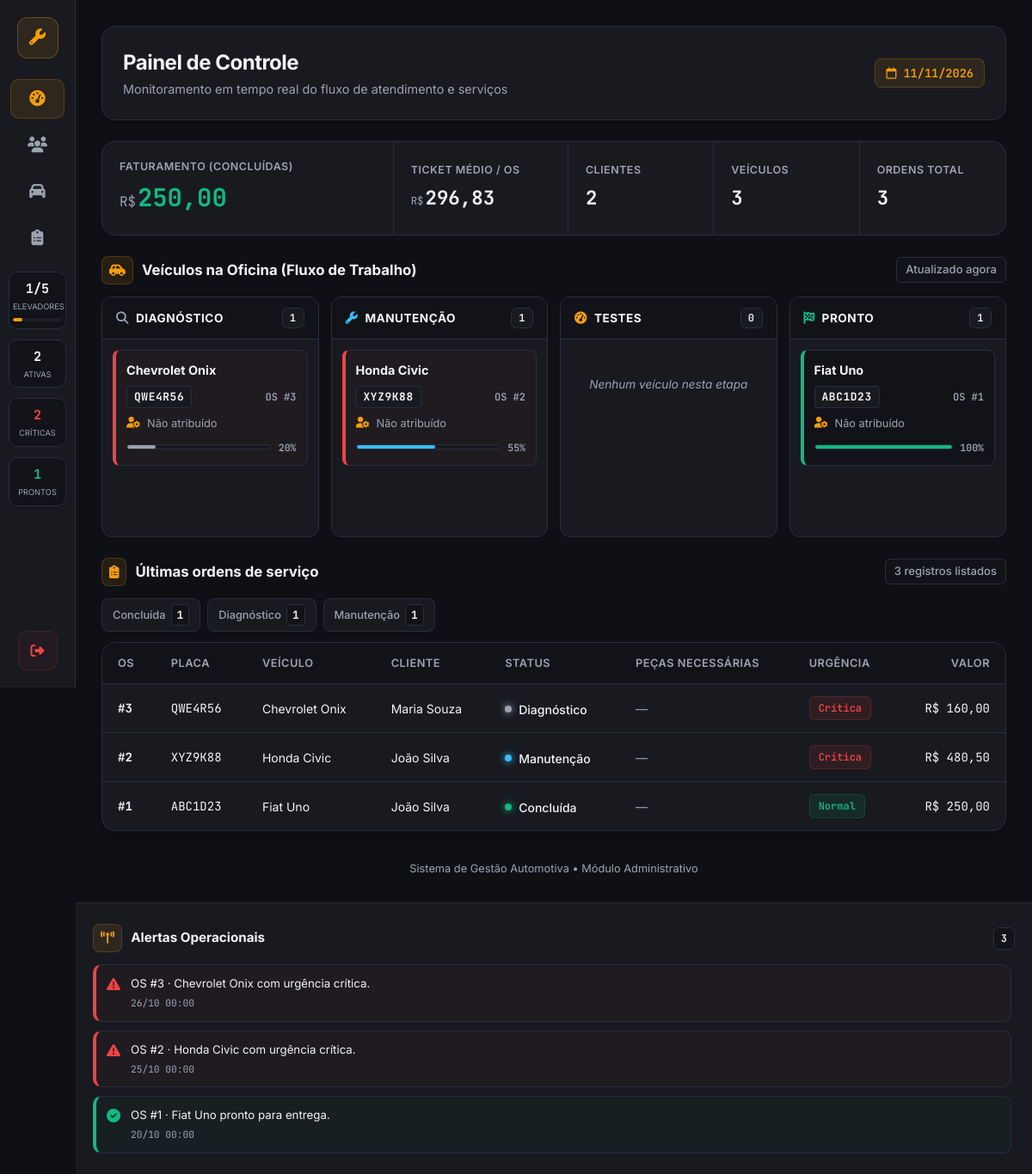
/index.php (signed in), run on the app's committed database.
### tables this page shows
CREATE TABLE IF NOT EXISTS ordens_servico (
    id INT AUTO_INCREMENT PRIMARY KEY,
    veiculo_id INT NOT NULL,
    descricao VARCHAR(255) NOT NULL,
    valor DECIMAL(10,2) NOT NULL,
    status VARCHAR(20) NOT NULL DEFAULT 'Diagnóstico',
    data_entrada DATE NOT NULL,
    FOREIGN KEY (veiculo_id) REFERENCES veiculos(id)
);

CREATE TABLE IF NOT EXISTS clientes (
    id INT AUTO_INCREMENT PRIMARY KEY,
    nome VARCHAR(100) NOT NULL,
    telefone VARCHAR(20) NOT NULL,
    email VARCHAR(100)
);

### index.php (the view, shortened to what this page needs)
<?php
require_once "conexao.php";
$ELEVADORES_TOTAL = 5;
$totalClientes = $pdo->query("SELECT COUNT(*) FROM clientes")->fetchColumn();
$totalVeiculos = $pdo->query("SELECT COUNT(*) FROM veiculos")->fetchColumn();
$totalOrdens = $pdo->query("SELECT COUNT(*) FROM ordens_servico")->fetchColumn();
$faturamento = $pdo->query("SELECT COALESCE(SUM(valor), 0) FROM ordens_servico WHERE status = 'Concluída'")->fetchColumn();
$ticketMedio = $pdo->query("SELECT COALESCE(AVG(valor), 0) FROM ordens_servico")->fetchColumn();
$porStatus = $pdo->query("SELECT status, COUNT(*) AS total FROM ordens_servico GROUP BY status")->fetchAll(PDO::FETCH_ASSOC);
$ETAPAS = [
    'diagnostico' => ['nome' => 'Diagnóstico', 'icone' => 'fa-magnifying-glass', 'pct' => 20],
    'manutencao'  => ['nome' => 'Manutenção',  'icone' => 'fa-wrench',             'pct' => 55],
    'testes'      => ['nome' => 'Testes',      'icone' => 'fa-gauge-high',         'pct' => 85],
    'pronto'      => ['nome' => 'Pronto',      'icone' => 'fa-flag-checkered',     'pct' => 100],
];
$ordens = $pdo->query(
    "SELECT o.*, c.nome AS cliente_nome
       FROM ordens_servico o
       JOIN veiculos v ON v.id = o.veiculo_id
       JOIN clientes c ON c.id = v.cliente_id
     ORDER BY o.id DESC
     LIMIT 200"
)->fetchAll(PDO::FETCH_ASSOC);
$URG_ROTULO = ['crit' => 'Crítica', 'aten' => 'Atenção', 'norm' => 'Normal', 'nd' => '—'];
$quadro = ['diagnostico' => [], 'manutencao' => [], 'testes' => [], 'pronto' => []];
$prontosRecentes = [];
foreach ($ordens as $o) {
    if ($o['_etapa'] === 'pronto') {
        $prontosRecentes[] = $o;
    }
    $quadro[$o['_etapa']][] = $o;
}
$ativas = count($quadro['diagnostico']) + count($quadro['manutencao']) + count($quadro['testes']);
$ocupados = min($ELEVADORES_TOTAL, count($quadro['manutencao']) + count($quadro['testes']));
$criticas = 0;
foreach (['diagnostico', 'manutencao', 'testes'] as $e) {
    foreach ($quadro[$e] as $o) if ($o['_urg'] === 'crit') $criticas++;
}
$hoje = date('Y-m-d');
$ordensDia = array_values(array_filter($ordens, function ($o) use ($hoje) {
    return $o['_ts'] !== null && date('Y-m-d', $o['_ts']) === $hoje;
}));
$tituloTabela = 'Ordens de serviço do dia';
if (count($ordensDia) === 0) {
    $ordensDia = array_slice($ordens, 0, 12);
    $tituloTabela = 'Últimas ordens de serviço';
}
$avisos = [];
foreach ($ordens as $o) {
    if (in_array($o['_etapa'], ['pronto', 'cancelado'])) continue;
    $ref = 'OS #' . $o['id'] . ' · ' . $o['_modelo'];
    $quando = $o['_ts'] ? date('d/m H:i', $o['_ts']) : '';
    if ($o['_urg'] === 'crit') {
        $avisos[] = ['n' => 0, 'cls' => 'bad', 'ico' => 'fa-triangle-exclamation', 'txt' => $ref . ' com urgência crítica.', 'quando' => $quando];
    }
}
foreach ($prontosRecentes as $o) {
    $avisos[] = ['n' => 2, 'cls' => 'ok', 'ico' => 'fa-circle-check', 'txt' => 'OS #' . $o['id'] . ' · ' . $o['_modelo'] . ' pronto para entrega.', 'quando' => $o['_ts'] ? date('d/m H:i', $o['_ts']) : ''];
}
usort($avisos, function ($a, $b) { return $a['n'] <=> $b['n']; });
$avisos = array_slice($avisos, 0, 8);
function moeda($n) { return number_format((float)$n, 2, ',', '.'); }
?>
<!DOCTYPE html>
<html lang="pt-br">
<head>
    <link rel="stylesheet" href="https://cdnjs.cloudflare.com/ajax/libs/font-awesome/6.5.1/css/all.min.css">
</head>
<body>
<div class="app">
    <aside class="rail">
        <a href="index.php" class="rail-logo" title="Oficina Mecânica" aria-label="Oficina Mecânica"><i class="fa-solid fa-wrench"></i></a>
        <nav class="rail-nav" aria-label="Navegação principal">
            <a href="index.php" class="active" title="Painel" aria-label="Painel" aria-current="page"><i class="fa-solid fa-gauge-high"></i></a>
            <a href="clientes/listar.php" title="Clientes" aria-label="Clientes"><i class="fa-solid fa-users"></i></a>
            <a href="veiculos/listar.php" title="Veículos" aria-label="Veículos"><i class="fa-solid fa-car"></i></a>
            <a href="ordens/listar.php" title="Ordens de Serviço" aria-label="Ordens de Serviço"><i class="fa-solid fa-clipboard-list"></i></a>
        </nav>
        <div class="gauges">
            <div class="gauge" title="Elevadores ocupados: <?= $ocupados ?>/<?= $ELEVADORES_TOTAL ?>">
                <b><?= $ocupados ?>/<?= $ELEVADORES_TOTAL ?></b>
                <span>Elevadores</span>
                <i><s style="width: <?= $ELEVADORES_TOTAL > 0 ? round($ocupados / $ELEVADORES_TOTAL * 100) : 0 ?>%"></s></i>
            </div>
            <div class="gauge" title="Ordens em andamento">
                <b><?= $ativas ?></b>
                <span>Ativas</span>
            </div>
            <div class="gauge <?= $criticas > 0 ? 'bad' : '' ?>" title="Ordens com urgência crítica">
                <b><?= $criticas ?></b>
                <span>Críticas</span>
            </div>
            <div class="gauge ok" title="Prontos para entrega">
                <b><?= count($quadro['pronto']) ?></b>
                <span>Prontos</span>
            </div>
        </div>
        <a href="logout.php" class="rail-out" title="Sair do Sistema" aria-label="Sair"><i class="fa-solid fa-right-from-bracket"></i></a>
    </aside>
    <main class="main">
        <div class="head">
            <div>
                <h1>Painel de Controle</h1>
                <p>Monitoramento em tempo real do fluxo de atendimento e serviços</p>
            </div>
            <div class="data"><i class="fa-regular fa-calendar"></i> <?= date('d/m/Y') ?></div>
        </div>
        <section class="kpis" aria-label="Resumo Financeiro e Cadastral">
            <div class="kpi big">
                <div class="l">Faturamento (Concluídas)</div>
                <div class="n"><small>R$</small><?= moeda($faturamento) ?></div>
            </div>
            <div class="kpi">
                <div class="l">Ticket Médio / OS</div>
                <div class="n"><small>R$</small><?= moeda($ticketMedio) ?></div>
            </div>
            <div class="kpi">
                <div class="l">Clientes</div>
                <div class="n"><?= (int)$totalClientes ?></div>
            </div>
            <div class="kpi">
                <div class="l">Veículos</div>
                <div class="n"><?= (int)$totalVeiculos ?></div>
            </div>
            <div class="kpi">
                <div class="l">Ordens Total</div>
                <div class="n"><?= (int)$totalOrdens ?></div>
            </div>
        </section>
        <section>
            <div class="sec-title">
                <i class="fa-solid fa-car-side"></i> Veículos na Oficina (Fluxo de Trabalho)
                <span class="aux">Atualizado agora</span>
            </div>
            <div class="board">
                <?php foreach ($ETAPAS as $chave => $et): ?>
                    <div class="col e-<?= $chave ?>">
                        <div class="col-head">
                            <i class="fa-solid <?= $et['icone'] ?>"></i> <?= $et['nome'] ?>
                            <span class="qtd"><?= count($quadro[$chave]) ?></span>
                        </div>
                        <div class="col-body">
                            <?php if (count($quadro[$chave]) === 0): ?>
                                <div class="vazio">Nenhum veículo nesta etapa</div>
                            <?php endif; ?>
                            <?php foreach ($quadro[$chave] as $o): ?>
                                <article class="car <?= $o['_urg'] === 'crit' && $chave !== 'pronto' ? 'crit' : '' ?>">
                                    <div class="m" title="<?= htmlspecialchars($o['_modelo']) ?>"><?= htmlspecialchars($o['_modelo']) ?></div>
                                    <div class="row">
                                        <span class="plate"><?= htmlspecialchars($o['_placa']) ?></span>
                                        <span class="os">OS #<?= (int)$o['id'] ?></span>
                                    </div>
                                    <div class="mec"><i class="fa-solid fa-user-gear"></i> <?= htmlspecialchars($o['_mecanico']) ?></div>
                                    <div class="prog">
                                        <div class="bar"><span style="width: <?= $et['pct'] ?>%"></span></div>
                                        <em><?= $et['pct'] ?>%</em>
                                    </div>
                                </article>
                            <?php endforeach; ?>
                        </div>
                    </div>
                <?php endforeach; ?>
            </div>
        </section>
        <section>
            <div class="sec-title">
                <i class="fa-solid fa-clipboard-list"></i> <?= $tituloTabela ?>
                <span class="aux"><?= count($ordensDia) ?> registros listados</span>
            </div>
            <?php if (count($porStatus) > 0): ?>
                <div class="chips">
                    <?php foreach ($porStatus as $s): ?>
                        <span class="chip"><?= htmlspecialchars($s['status']) ?><b><?= (int)$s['total'] ?></b></span>
                    <?php endforeach; ?>
                </div>
            <?php endif; ?>
            <div class="box tbl-wrap">
                <table>
                    <thead>
                        <tr>
                            <th>OS</th>
                            <th>Placa</th>
                            <th>Veículo</th>
                            <th>Cliente</th>
                            <th>Status</th>
                            <th>Peças Necessárias</th>
                            <th>Urgência</th>
                            <th class="num">Valor</th>
                        </tr>
                    </thead>
                    <tbody>
                        <?php foreach ($ordensDia as $o): ?>
                            <tr>
                                <td class="mono"><b>#<?= (int)$o['id'] ?></b></td>
                                <td class="mono"><?= htmlspecialchars($o['_placa']) ?></td>
                                <td><?= htmlspecialchars($o['_modelo']) ?></td>
                                <td><?= htmlspecialchars($o['cliente_nome']) ?></td>
                                <td><span class="st e-<?= $o['_etapa'] ?>"><?= htmlspecialchars($o['status']) ?></span></td>
                                <td class="pecas" title="<?= htmlspecialchars($o['_pecas']) ?>"><?= htmlspecialchars($o['_pecas']) ?></td>
                                <td><span class="urg <?= $o['_urg'] ?>"><?= $URG_ROTULO[$o['_urg']] ?></span></td>
                                <td class="num mono">R$ <?= moeda(isset($o['valor']) ? $o['valor'] : 0) ?></td>
                            </tr>
                        <?php endforeach; ?>
                    </tbody>
                </table>
            </div>
        </section>
        <div class="foot">Sistema de Gestão Automotiva &bull; Módulo Administrativo</div>
    </main>
    <aside class="feed">
        <section>
            <h2><i class="fa-solid fa-tower-broadcast"></i> Alertas Operacionais <span class="cnt"><?= count($avisos) ?></span></h2>
            <?php if (count($avisos) === 0): ?>
                <p class="vazio-feed">Nenhum alerta pendente no momento.</p>
            <?php else: ?>
                <ul class="alerts">
                    <?php foreach ($avisos as $a): ?>
                        <li class="alert <?= $a['cls'] ?>">
                            <i class="fa-solid <?= $a['ico'] ?>"></i>
                            <div>
                                <span><?= htmlspecialchars($a['txt']) ?></span>
                                <?php if ($a['quando'] !== ''): ?><time><?= htmlspecialchars($a['quando']) ?></time><?php endif; ?>
                            </div>
                        </li>
                    <?php endforeach; ?>
                </ul>
            <?php endif; ?>
        </section>
    </aside>
</div>
</body>
</html>

### data on the page
ordens_servico: _modelo "Chevrolet Onix", _placa "QWE4R56", id "3", _mecanico "Não atribuído", pct "20", clientes.nome "Maria Souza", status "Diagnóstico", _pecas "—", _urg "Crítica", valor "160,00"
ordens_servico: _modelo "Honda Civic", _placa "XYZ9K88", id "2", _mecanico "Não atribuído", pct "55", clientes.nome "João Silva", status "Manutenção", _pecas "—", _urg "Crítica", valor "480,50"
ordens_servico: _modelo "Fiat Uno", _placa "ABC1D23", id "1", _mecanico "Não atribuído", pct "100", clientes.nome "João Silva", status "Concluída", _pecas "—", _urg "Normal", valor "250,00"

### other printed values
$ocupados "1"
$ELEVADORES_TOTAL "5"
$ativas "2"
$criticas "2"
count($quadro['pronto']) "1"
moeda($faturamento) "250,00"
moeda($ticketMedio) "296,83"
$totalClientes "2"
$totalVeiculos "3"
$totalOrdens "3"
$et['nome'] "DIAGNÓSTICO"
count($quadro[$chave]) "1"
$et['nome'] "MANUTENÇÃO"
$et['nome'] "TESTES"
count($quadro[$chave]) "0"
